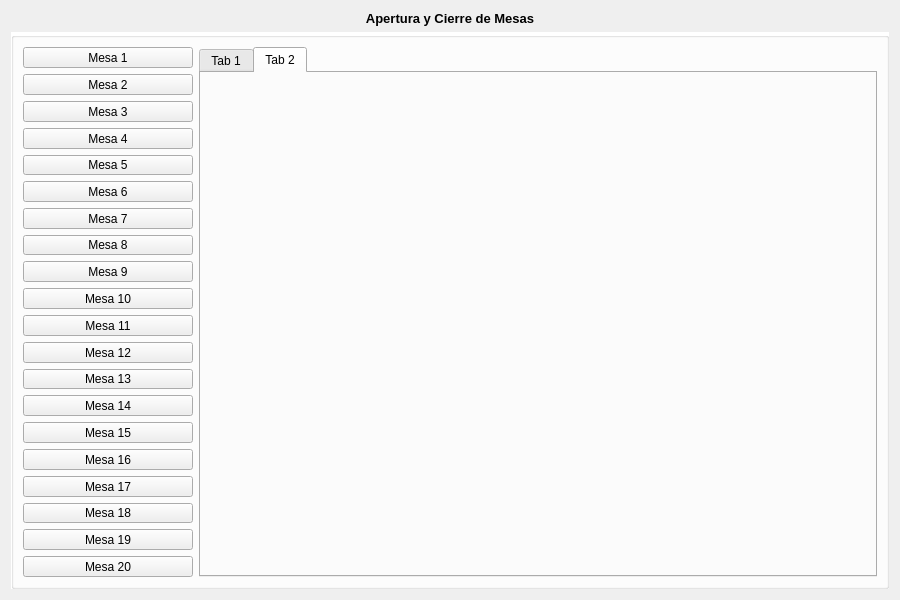
<?xml version="1.0" encoding="UTF-8"?>
<ui version="4.0">
 <class>Form</class>
 <widget class="QWidget" name="Form">
  <property name="geometry">
   <rect>
    <x>0</x>
    <y>0</y>
    <width>900</width>
    <height>600</height>
   </rect>
  </property>
  <property name="minimumSize">
   <size>
    <width>900</width>
    <height>600</height>
   </size>
  </property>
  <property name="maximumSize">
   <size>
    <width>900</width>
    <height>600</height>
   </size>
  </property>
  <property name="windowTitle">
   <string>Form</string>
  </property>
  <layout class="QGridLayout" name="gridLayout_3">
   <item row="1" column="0">
    <widget class="QGroupBox" name="groupBox">
     <property name="styleSheet">
      <string notr="true">#groupBox{
background-color: #FFFFFF;
}</string>
     </property>
     <property name="title">
      <string/>
     </property>
     <layout class="QGridLayout" name="gridLayout_2" columnstretch="20,80">
      <item row="0" column="0">
       <layout class="QGridLayout" name="gridLayout">
        <item row="5" column="0">
         <widget class="QPushButton" name="pushButton_32">
          <property name="sizePolicy">
           <sizepolicy hsizetype="Expanding" vsizetype="Expanding">
            <horstretch>0</horstretch>
            <verstretch>0</verstretch>
           </sizepolicy>
          </property>
          <property name="text">
           <string>Mesa 6</string>
          </property>
         </widget>
        </item>
        <item row="0" column="0">
         <widget class="QPushButton" name="btn_mesa1">
          <property name="sizePolicy">
           <sizepolicy hsizetype="Expanding" vsizetype="Expanding">
            <horstretch>0</horstretch>
            <verstretch>0</verstretch>
           </sizepolicy>
          </property>
          <property name="text">
           <string>Mesa 1</string>
          </property>
         </widget>
        </item>
        <item row="1" column="0">
         <widget class="QPushButton" name="pushButton_44">
          <property name="sizePolicy">
           <sizepolicy hsizetype="Expanding" vsizetype="Expanding">
            <horstretch>0</horstretch>
            <verstretch>0</verstretch>
           </sizepolicy>
          </property>
          <property name="text">
           <string>Mesa 2</string>
          </property>
         </widget>
        </item>
        <item row="2" column="0">
         <widget class="QPushButton" name="pushButton_43">
          <property name="sizePolicy">
           <sizepolicy hsizetype="Expanding" vsizetype="Expanding">
            <horstretch>0</horstretch>
            <verstretch>0</verstretch>
           </sizepolicy>
          </property>
          <property name="text">
           <string>Mesa 3</string>
          </property>
         </widget>
        </item>
        <item row="4" column="0">
         <widget class="QPushButton" name="pushButton_40">
          <property name="sizePolicy">
           <sizepolicy hsizetype="Expanding" vsizetype="Expanding">
            <horstretch>0</horstretch>
            <verstretch>0</verstretch>
           </sizepolicy>
          </property>
          <property name="text">
           <string>Mesa 5</string>
          </property>
         </widget>
        </item>
        <item row="3" column="0">
         <widget class="QPushButton" name="pushButton_42">
          <property name="sizePolicy">
           <sizepolicy hsizetype="Expanding" vsizetype="Expanding">
            <horstretch>0</horstretch>
            <verstretch>0</verstretch>
           </sizepolicy>
          </property>
          <property name="text">
           <string>Mesa 4</string>
          </property>
         </widget>
        </item>
        <item row="9" column="0">
         <widget class="QPushButton" name="pushButton_34">
          <property name="sizePolicy">
           <sizepolicy hsizetype="Expanding" vsizetype="Expanding">
            <horstretch>0</horstretch>
            <verstretch>0</verstretch>
           </sizepolicy>
          </property>
          <property name="text">
           <string>Mesa 8</string>
          </property>
         </widget>
        </item>
        <item row="7" column="0">
         <widget class="QPushButton" name="pushButton_33">
          <property name="sizePolicy">
           <sizepolicy hsizetype="Expanding" vsizetype="Expanding">
            <horstretch>0</horstretch>
            <verstretch>0</verstretch>
           </sizepolicy>
          </property>
          <property name="text">
           <string>Mesa 7</string>
          </property>
         </widget>
        </item>
        <item row="11" column="0">
         <widget class="QPushButton" name="pushButton_35">
          <property name="sizePolicy">
           <sizepolicy hsizetype="Expanding" vsizetype="Expanding">
            <horstretch>0</horstretch>
            <verstretch>0</verstretch>
           </sizepolicy>
          </property>
          <property name="text">
           <string>Mesa 10</string>
          </property>
         </widget>
        </item>
        <item row="12" column="0">
         <widget class="QPushButton" name="pushButton_36">
          <property name="sizePolicy">
           <sizepolicy hsizetype="Expanding" vsizetype="Expanding">
            <horstretch>0</horstretch>
            <verstretch>0</verstretch>
           </sizepolicy>
          </property>
          <property name="text">
           <string>Mesa 11</string>
          </property>
         </widget>
        </item>
        <item row="13" column="0">
         <widget class="QPushButton" name="pushButton_37">
          <property name="sizePolicy">
           <sizepolicy hsizetype="Expanding" vsizetype="Expanding">
            <horstretch>0</horstretch>
            <verstretch>0</verstretch>
           </sizepolicy>
          </property>
          <property name="text">
           <string>Mesa 12</string>
          </property>
         </widget>
        </item>
        <item row="15" column="0">
         <widget class="QPushButton" name="pushButton_39">
          <property name="sizePolicy">
           <sizepolicy hsizetype="Expanding" vsizetype="Expanding">
            <horstretch>0</horstretch>
            <verstretch>0</verstretch>
           </sizepolicy>
          </property>
          <property name="text">
           <string>Mesa 14</string>
          </property>
         </widget>
        </item>
        <item row="14" column="0">
         <widget class="QPushButton" name="pushButton_38">
          <property name="sizePolicy">
           <sizepolicy hsizetype="Expanding" vsizetype="Expanding">
            <horstretch>0</horstretch>
            <verstretch>0</verstretch>
           </sizepolicy>
          </property>
          <property name="text">
           <string>Mesa 13</string>
          </property>
         </widget>
        </item>
        <item row="16" column="0">
         <widget class="QPushButton" name="pushButton_31">
          <property name="sizePolicy">
           <sizepolicy hsizetype="Expanding" vsizetype="Expanding">
            <horstretch>0</horstretch>
            <verstretch>0</verstretch>
           </sizepolicy>
          </property>
          <property name="text">
           <string>Mesa 15</string>
          </property>
         </widget>
        </item>
        <item row="10" column="0">
         <widget class="QPushButton" name="pushButton_41">
          <property name="sizePolicy">
           <sizepolicy hsizetype="Expanding" vsizetype="Expanding">
            <horstretch>0</horstretch>
            <verstretch>0</verstretch>
           </sizepolicy>
          </property>
          <property name="text">
           <string>Mesa 9</string>
          </property>
         </widget>
        </item>
        <item row="17" column="0">
         <widget class="QPushButton" name="pushButton_26">
          <property name="sizePolicy">
           <sizepolicy hsizetype="Expanding" vsizetype="Expanding">
            <horstretch>0</horstretch>
            <verstretch>0</verstretch>
           </sizepolicy>
          </property>
          <property name="text">
           <string>Mesa 16</string>
          </property>
         </widget>
        </item>
        <item row="20" column="0">
         <widget class="QPushButton" name="pushButton_29">
          <property name="sizePolicy">
           <sizepolicy hsizetype="Expanding" vsizetype="Expanding">
            <horstretch>0</horstretch>
            <verstretch>0</verstretch>
           </sizepolicy>
          </property>
          <property name="text">
           <string>Mesa 19</string>
          </property>
         </widget>
        </item>
        <item row="18" column="0">
         <widget class="QPushButton" name="pushButton_27">
          <property name="sizePolicy">
           <sizepolicy hsizetype="Expanding" vsizetype="Expanding">
            <horstretch>0</horstretch>
            <verstretch>0</verstretch>
           </sizepolicy>
          </property>
          <property name="text">
           <string>Mesa 17</string>
          </property>
         </widget>
        </item>
        <item row="19" column="0">
         <widget class="QPushButton" name="pushButton_28">
          <property name="sizePolicy">
           <sizepolicy hsizetype="Expanding" vsizetype="Expanding">
            <horstretch>0</horstretch>
            <verstretch>0</verstretch>
           </sizepolicy>
          </property>
          <property name="text">
           <string>Mesa 18</string>
          </property>
         </widget>
        </item>
        <item row="21" column="0">
         <widget class="QPushButton" name="pushButton_30">
          <property name="sizePolicy">
           <sizepolicy hsizetype="Expanding" vsizetype="Expanding">
            <horstretch>0</horstretch>
            <verstretch>0</verstretch>
           </sizepolicy>
          </property>
          <property name="text">
           <string>Mesa 20</string>
          </property>
         </widget>
        </item>
       </layout>
      </item>
      <item row="0" column="1">
       <widget class="QTabWidget" name="tabWidget">
        <property name="currentIndex">
         <number>1</number>
        </property>
        <widget class="QWidget" name="tab">
         <attribute name="title">
          <string>Tab 1</string>
         </attribute>
        </widget>
        <widget class="QWidget" name="tab_2">
         <attribute name="title">
          <string>Tab 2</string>
         </attribute>
        </widget>
       </widget>
      </item>
     </layout>
    </widget>
   </item>
   <item row="0" column="0">
    <widget class="QLabel" name="label">
     <property name="font">
      <font>
       <pointsize>10</pointsize>
       <weight>75</weight>
       <bold>true</bold>
      </font>
     </property>
     <property name="text">
      <string>Apertura y Cierre de Mesas</string>
     </property>
     <property name="alignment">
      <set>Qt::AlignCenter</set>
     </property>
    </widget>
   </item>
  </layout>
 </widget>
 <resources/>
 <connections/>
</ui>
